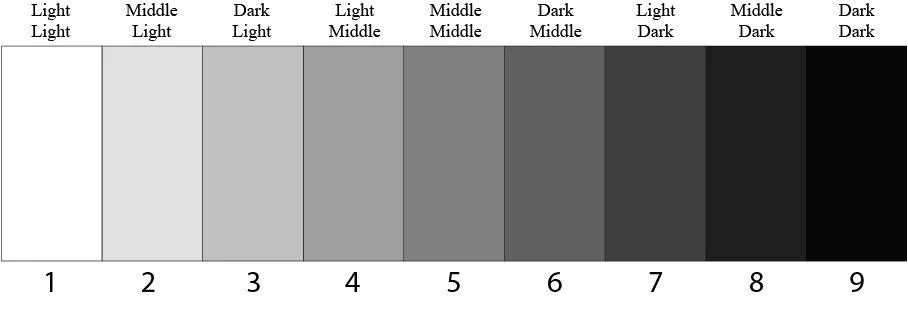
#> input picture ValueScale-numbers.webp, 908 x 325 px
$ python main.py ../ValueScale-numbers.webp out.png
#> lines starting #> are read from the running program, lines starting #| are printed output that depends on the picture
### common.py
from PIL import Image

def load_image(path):
#> called with path = '../ValueScale-numbers.webp'
    img = Image.open(path)
#> img is the input picture: PIL image 908x325 RGB; mean R, G, B 166.7, 166.7, 166.7
    img = img.convert("RGB")
    pixels = img.load()
    return (pixels, img)

def make_new_image(img):
    xnew_image = Image.new('RGB', (img.width, img.height))
#> xnew_image: PIL image 908x325 RGB; every value is 0
    new_image_pixels = xnew_image.load()
    return (new_image_pixels, xnew_image)

# [4 lines left out: function make_new_image_wh, not called in this run]

### chamelion/main.py
import sys
import os

inputfile = sys.argv[1]
outputfile = sys.argv[2]


# Get the parent directory and add it to sys.path
parent_dir = os.path.abspath(os.path.join(os.path.dirname(__file__), '..'))
sys.path.append(parent_dir)

from common import *

def make_bw(img, pixels, npix):
    for x in range(img.width):
        for y in range(img.height):
            r, g, b = pixels[x, y]
            v = ( r + g + b ) // 3

            if v < 35:
                npix[x,y] = (200, 0, 0)
            elif 35 < v and v < 130:
                npix[x,y] = (0, 200, 0)

            else:
                npix[x,y] = (0, 0, 200)

            # npix[x,y] = (v, v, v)


def make_dark(img, pixels, npix):
    for x in range(img.width):
        for y in range(img.height):
            r, g, b = pixels[x, y]
            v = ( r + g + b ) // 3
            npix[x,y] = (v, v, v)

if __name__ == '__main__':
    pixels, img = load_image(inputfile)
    npix, nimg = make_new_image(img)


    make_bw(img, pixels, npix)

    nimg.save(f'{outputfile}.jpg')
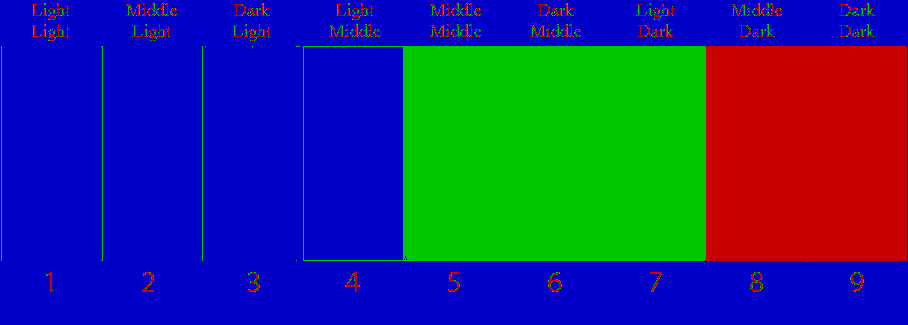
#> saved as out.png.jpg: PIL image 908x325 RGB; mean R, G, B 31.1, 45.9, 123.1
